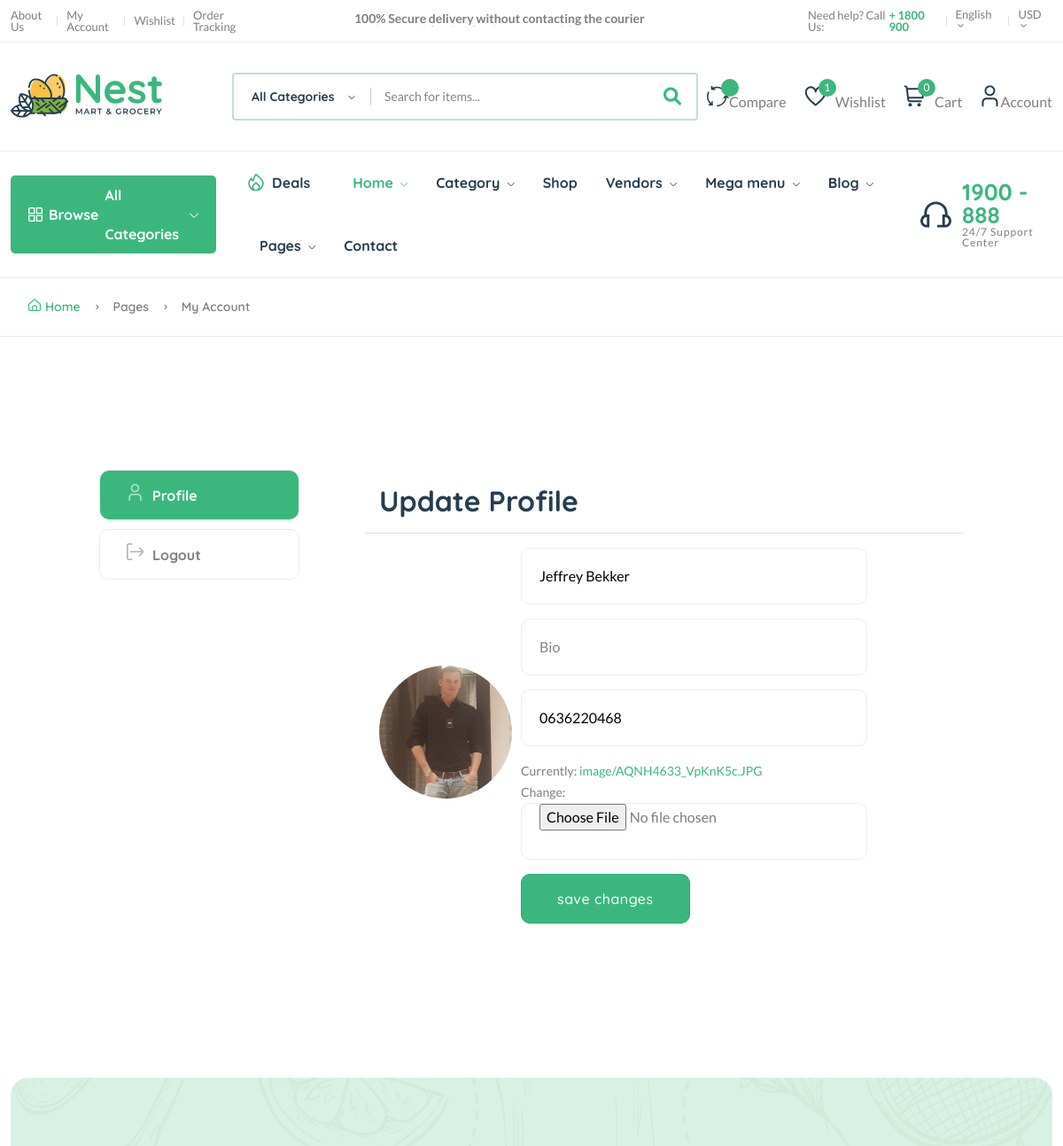
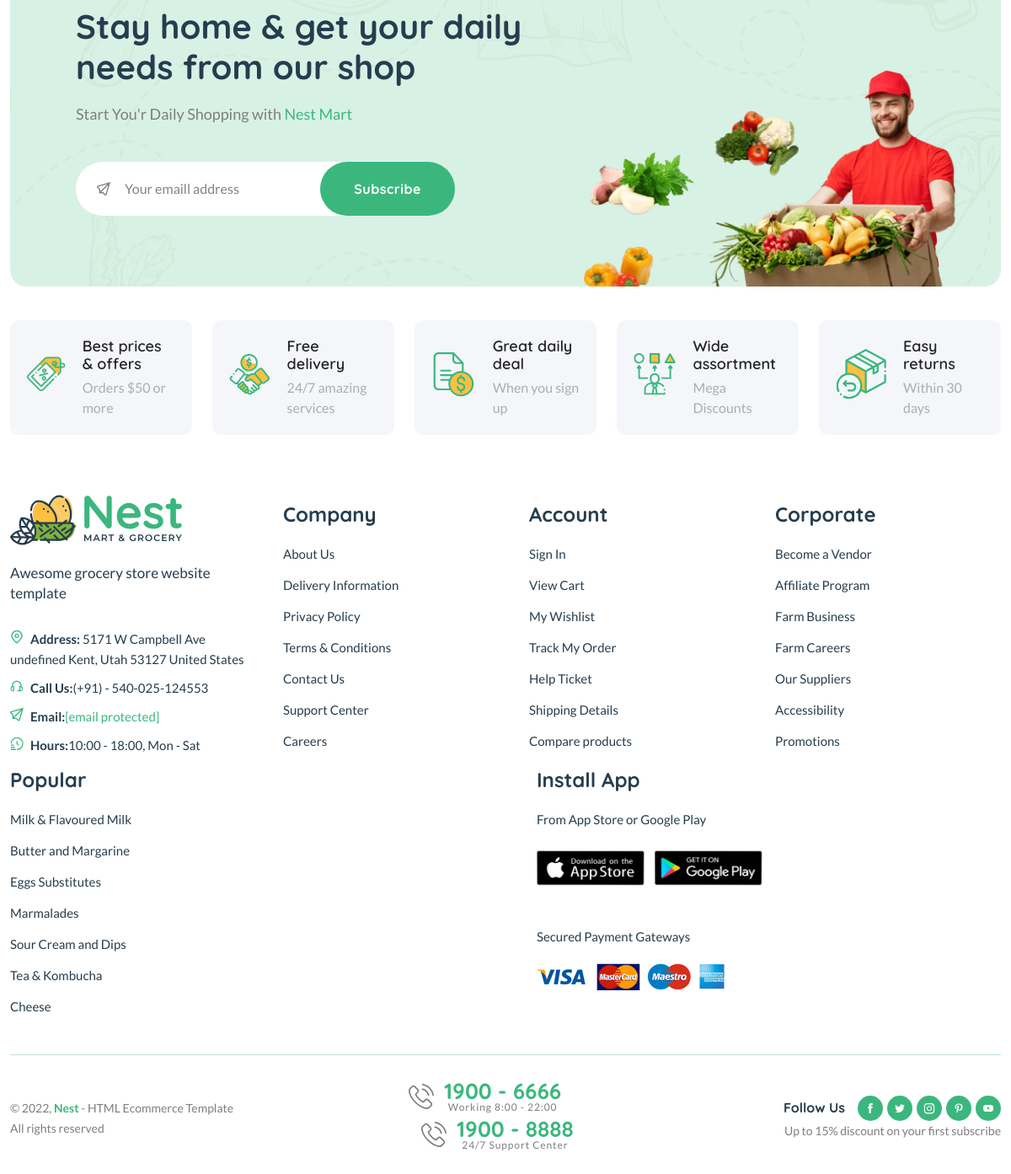
The app's page /user/profile/update/ (signed in) with its own data (2 pictures, top to bottom).
### userauths/models.py (models this page shows, shortened)
class Profile(models.Model):
    user = models.OneToOneField(User, on_delete=models.CASCADE)
    image = models.ImageField(upload_to='image')
    full_name = models.CharField(max_length=200)
    bio = models.CharField(max_length=200, null=True, blank=True)
    phone = models.CharField(max_length=200)
    address = models.CharField(max_length=200, null=True, blank=True)
    country = models.CharField(max_length=200, null=True, blank=True)
    verified = models.BooleanField(default=False)

### userauths/views.py (the view)
# urls.py: path("profile/update/", views.profile_update, name="profile-update"),
def profile_update(request):
    profile = Profile.objects.get(user=request.user)
    if request.method == "POST":
        form = ProfileForm(request.POST, request.FILES, instance=profile)
        if form.is_valid():
            new_form = form.save(commit=False)
            new_form.user = request.user
            new_form.save()
            messages.success(request, "Profile Updated Successfully")
            return redirect("core:dashboard")
    else:
        form = ProfileForm(instance=profile)
    context = {
        "form": form,
        "profile": profile,
    }
    return render(request, "userauths/profile-edit.html", context)

### userauths/forms.py
class ProfileForm(forms.ModelForm):
    full_name = forms.CharField(widget=forms.TextInput(attrs={"placeholder": "Full Name"}))
    bio = forms.CharField(widget=forms.TextInput(attrs={"placeholder": "Bio"}))
    phone = forms.CharField(widget=forms.TextInput(attrs={"placeholder": "Phone"}))
    class Meta:
        model = Profile
        fields = ['full_name', 'image', 'bio', 'phone']

### core/context_processor.py (called while the page is built)
def default(request):
    categories = Category.objects.all()
    vendors = Vendor.objects.all()
    min_max_price = Product.objects.aggregate(Min("price"), Max("price")) # Get the lowest and highest value from the models (price from product)
    try:
        wishlist = Wishlist.objects.filter(user=request.user)
    except:
        messages.warning(request, "You need to login before accessing your wishlist.")
        wishlist = 0
    try:
        address = Address.objects.get(user=request.user)
    except:
        address = None
    return {
        "categories": categories,
        "wishlist": wishlist,
        "address": address,
        "vendors": vendors,
        "min_max_price": min_max_price,
    }

### templates/userauths/profile-edit.html (shortened to what this page needs)
{% extends 'core/partials/base.html' %}
{% load static %}
{% block content %}
    <main class="main pages">
        <div class="page-header breadcrumb-wrap">
            <div class="container">
                <div class="breadcrumb">
                    <a href="index.html" rel="nofollow"><i class="fi-rs-home mr-5"></i>Home</a>
                    <span></span> Pages <span></span> My Account
                </div>
            </div>
        </div>
        <div class="page-content pt-150 pb-150">
            <div class="container">
                <div class="row">
                    <div class="col-lg-10 m-auto">
                        <div class="row">
                            <div class="col-md-3">
                                <div class="dashboard-menu">
                                    <ul class="nav flex-column" role="tablist">
                                        <li class="nav-item">
                                            <a class="nav-link active" id="profile-tab" data-bs-toggle="tab" href="#profile" role="tab" aria-controls="profile" aria-selected="false"><i class="fi-rs-user mr-10"></i>Profile</a>
                                        </li>
                                        <li class="nav-item">
                                            <a class="nav-link" href="page-login.html"><i class="fi-rs-sign-out mr-10"></i>Logout</a>
                                        </li>
                                    </ul>
                                </div>
                            </div>
                            <div class="col-md-9">
                                <div class="tab-content account dashboard-content pl-50">
                                    <div class="tab-pane fade active show" id="profile" role="tabpanel" aria-labelledby="profile-tab">
                                        <div class="card">
                                            <div class="card-header border-bottom">
                                                <h3 class="mb-0">Update Profile</h3>
                                            </div>
                                            <div class="card-body mb-2" style="display: flex; align-items: center; gap: 10px;">
                                                <div>
                                                    {% if profile.image %}
                                                    <span><img src="{{ profile.image.url }}" style="width: 150px; object-fit: cover; border-radius: 50%; height: 150px;"></span>
                                                    {% else %}
                                                    <span><img src="https://cdn.pixabay.com/photo/2015/10/05/22/37/blank-profile-picture-973460_1280.png" style="width: 150px; object-fit: cover; border-radius: 50%; height: 150px;"></span>
                                                    {% endif %}
                                                </div>
                                                <form action="" method="POST" enctype="multipart/form-data">
                                                    <div class="mb-3">
                                                        {{ form.full_name }}
                                                    </div>
                                                    <div class="mb-3">
                                                        {{ form.bio }}
                                                    </div>
                                                    <div class="mb-3">
                                                        {{ form.phone }}
                                                    </div>
                                                    <div class="mb-3">
                                                        {{ form.image }}
                                                    </div>
                                                    <button class="btn btn-success" type="submit">save changes</button>
                                                </form>
                                            </div>
                                        </div>
                                    </div>
                                </div>
                            </div>
                        </div>
                    </div>
                </div>
            </div>
        </div>
    </main>
{% endblock content %}

### records on screen
Profile: image (picture), full_name "Jeffrey Bekker", phone "0636220468"

### other values on screen
{{ wishlist.count }} "1"
{{ request.session.cart_data_obj|length }} "0"
